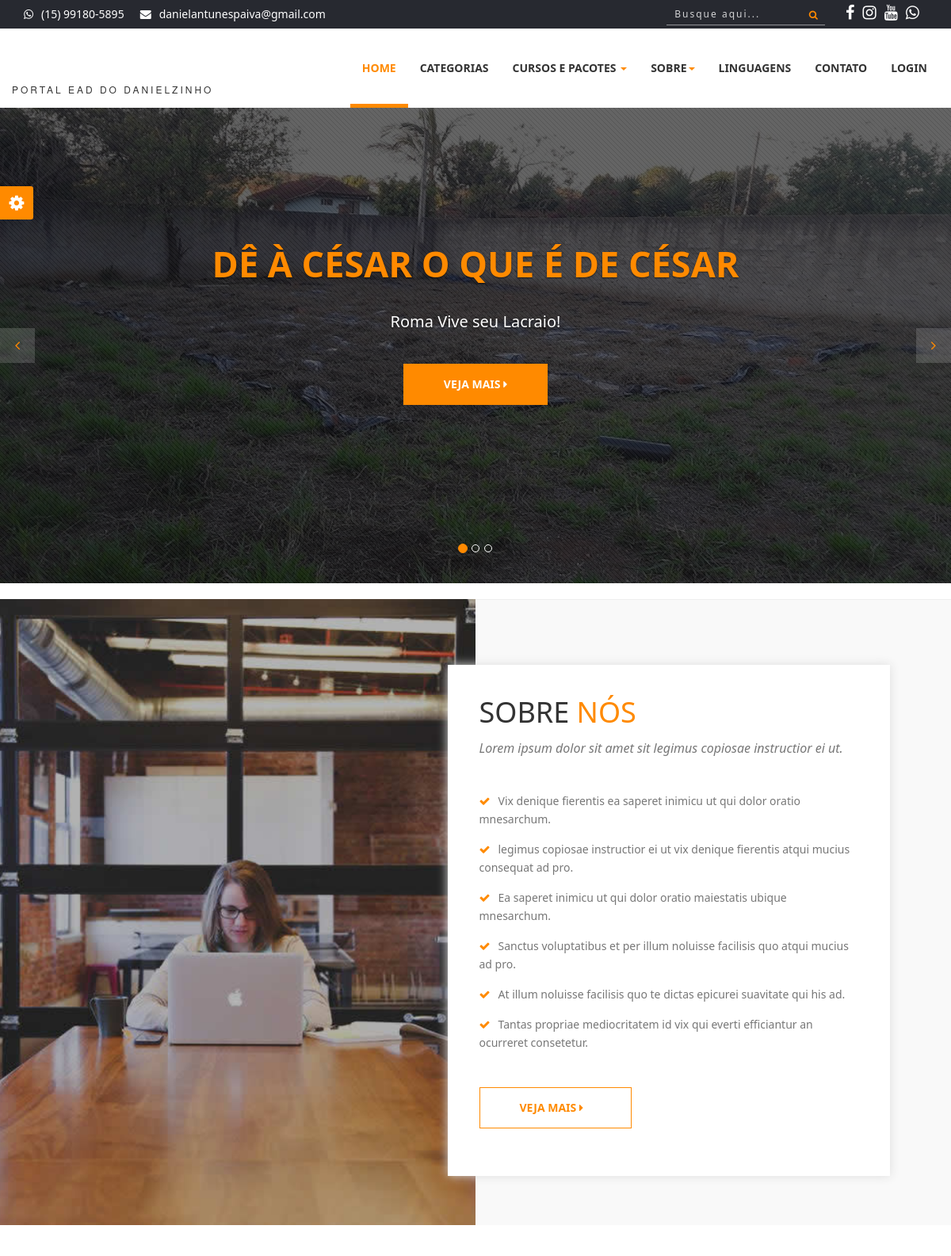
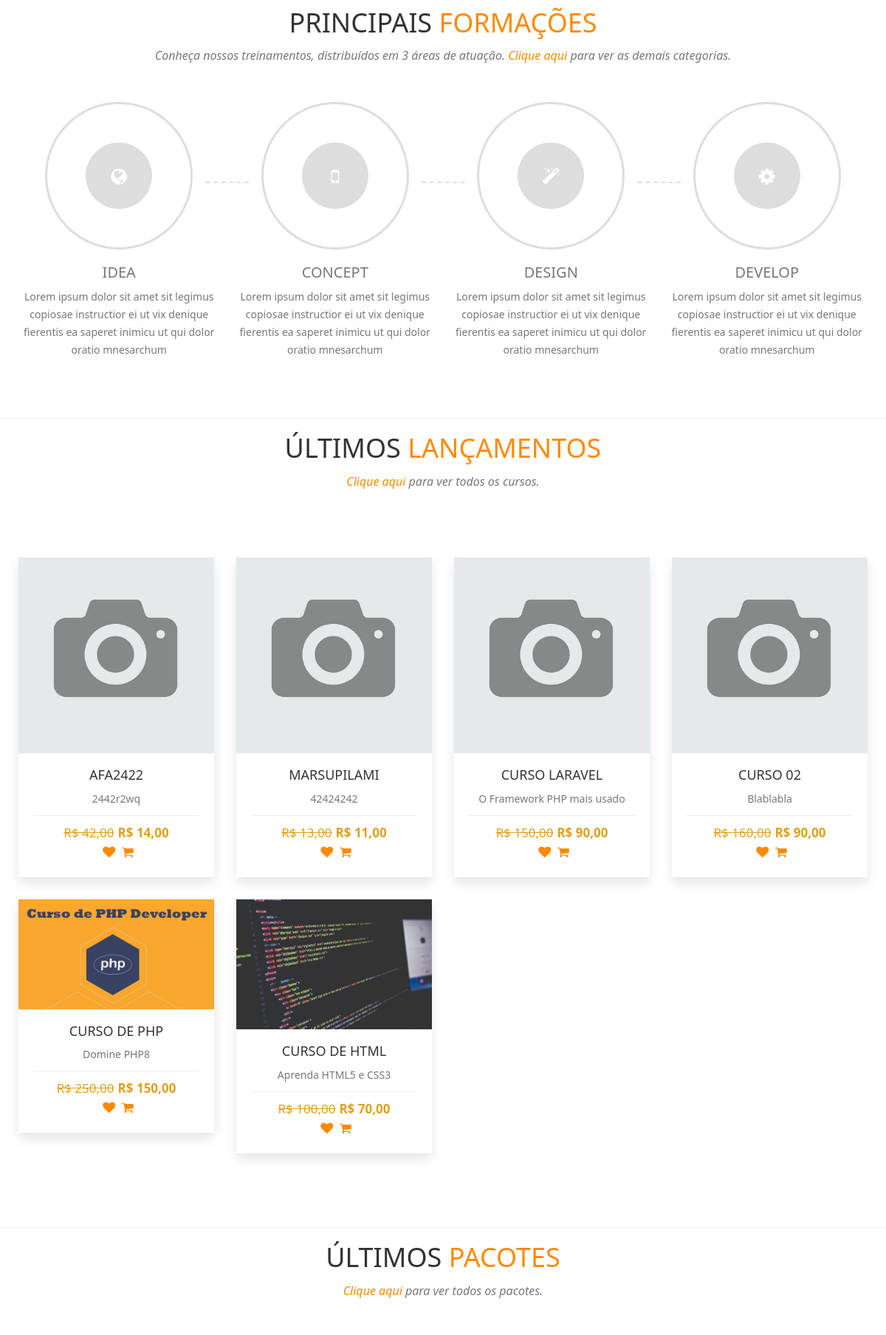
The page / (upper part) on the database its author committed (2 pictures, top to bottom).
### tables this page shows
CREATE TABLE `config` (
  `id` int(11) NOT NULL,
  `nome_sistema` varchar(50) NOT NULL,
  `email_sistema` varchar(50) NOT NULL,
  `tel_sistema` varchar(20) NOT NULL,
  `cnpj_sistema` varchar(25) DEFAULT NULL,
  `tipo_chave_pix` varchar(25) DEFAULT NULL,
  `chave_pix` varchar(100) DEFAULT NULL,
  `logo` varchar(20) NOT NULL,
  `icone` varchar(20) NOT NULL,
  `logo_rel` varchar(20) NOT NULL,
  `qrcode_pix` varchar(20) DEFAULT NULL,
  `facebook` varchar(120) DEFAULT NULL,
  `instagram` varchar(120) DEFAULT NULL,
  `youtube` varchar(120) DEFAULT NULL,
  `itens_pag` int(11) NOT NULL,
  `video_sobre` varchar(100) NOT NULL,
  `itens_relacionados` int(11) NOT NULL,
  `aulas_liberadas` int(11) NOT NULL,
  `desconto_pix` int(11) NOT NULL,
  `email_adm_mat` varchar(5) DEFAULT NULL,
  `cartoes_fidelidade` int(11) NOT NULL,
  `taxa_boleto` decimal(8,2) NOT NULL,
  `taxa_mp` decimal(8,2) NOT NULL,
  `taxa_paypal` decimal(8,2) NOT NULL,
  `valor_max_cartao` decimal(8,2) NOT NULL,
  `total_emails_por_envio` int(11) NOT NULL,
  `intervalo_envio_email` int(11) NOT NULL,
  `script_dia` date DEFAULT NULL,
  `dias_email_matricula` int(11) NOT NULL,
  `dias_excluir_matricula` int(11) NOT NULL
);

CREATE TABLE `banner_index` (
  `id` int(11) NOT NULL,
  `foto` varchar(100) NOT NULL,
  `link` varchar(60) NOT NULL,
  `titulo` varchar(50) NOT NULL,
  `descricao` varchar(160) NOT NULL,
  `ativo` varchar(5) NOT NULL
);

CREATE TABLE `cursos` (
  `id` int(11) NOT NULL,
  `nome` varchar(50) NOT NULL,
  `desc_rapida` varchar(60) NOT NULL,
  `desc_longa` text NOT NULL,
  `valor` decimal(8,2) NOT NULL,
  `professor` int(11) NOT NULL,
  `categoria` int(11) NOT NULL,
  `imagem` varchar(100) NOT NULL,
  `status` varchar(20) NOT NULL,
  `carga` int(11) NOT NULL,
  `mensagem` varchar(255) NOT NULL,
  `arquivo` varchar(150) NOT NULL,
  `ano` int(11) NOT NULL,
  `palavras` varchar(255) NOT NULL,
  `grupo` int(11) NOT NULL,
  `nome_url` varchar(150) NOT NULL,
  `pacote` varchar(100) NOT NULL,
  `sistema` varchar(5) NOT NULL,
  `link` varchar(150) NOT NULL,
  `tecnologias` varchar(150) NOT NULL,
  `promocao` decimal(8,2) NOT NULL,
  `matriculas` int(11) NOT NULL
);

### index.php (the view, shortened to what the rows shown need)
<?php
require_once('cabecalho.php');
$query = $pdo->query("SELECT * FROM banner_index WHERE ativo = 'Sim' ORDER BY id desc");
$res = $query->fetchAll(PDO::FETCH_ASSOC);
$total_reg = @count($res);
if ($total_reg > 0) {
?>
<div id="myCarousel" class="carousel slide">
        <div class="carousel-inner">
            <?php
            for ($i = 0; $i < $total_reg; $i++) {
                $titulo = $res[$i]['titulo'];
                $link = $res[$i]['link'];
                $descricao = $res[$i]['descricao'];
                $foto = $res[$i]['foto'];
                $classe_ativo = '';
                if ($i == 0) {
                    $classe_ativo = 'active';
                }
            ?>
                <div class="item <?php echo $classe_ativo ?>">
                    <div class="fill" style="background-image:url('sistema/painel-admin/img/banners/<?php echo $foto ?>');"></div>
                    <div class="carousel-caption slide-up">
                        <h1 class="banner_heading"><span><?php echo $titulo ?></span></h1>
                        <p class="banner_txt"><?php echo $descricao ?></p>
                        <div class="slider_btn">
                            <a href="<?php echo $link ?>" type="button" class="btn btn-default slide">Veja Mais <i class="fa fa-caret-right"></i></a>
                        </div>
                    </div>
                </div>
            <?php
            }
            ?>
        </div>
    </div>
<?php
}
?>
<section id="about">
    <div class="container-fluid">
        <div class="col-md-7 col-md-offset-5 col-sm-8 col-sm-offset-2 col-xs-12 text-inner ">
            <div class="text-block">
                <div class="section-heading">
                    <h1>SOBRE <span>NÓS</span></h1>
                </div>
            </div>
        </div>
    </div>
</section>
<section id="process">
    <div class="container">
        <div class="section-heading text-center">
            <div class="col-md-12 col-xs-12">
                <h1>Principais <span>Formações</span></h1>
            </div>
        </div>
    </div>
</section>
<?php
$query = $pdo->query("SELECT * FROM cursos WHERE status = 'Aprovado' AND sistema = 'Não' ORDER BY id desc limit 7");
$res = $query->fetchAll(PDO::FETCH_ASSOC);
$total_reg = @count($res);
if ($total_reg > 0) {
?>
<div class="section-heading text-center">
            <div class="col-md-12 col-xs-12">
                <h1>Últimos <span>Lançamentos</span></h1>
            </div>
        </div>
    <section id="portfolio">
        <div class="row" style="margin-left:10px; margin-right:10px; margin-top:-10px;">
            <?php
            for ($i = 0; $i < $total_reg; $i++) {
                $nome = $res[$i]['nome'];
                $desc_rapida = $res[$i]['desc_rapida'];
                $valor = $res[$i]['valor'];
                $promocao = $res[$i]['promocao'];
                $foto = $res[$i]['imagem'];
                $url = $res[$i]['nome_url'];
                $valorF = number_format($valor, 2, ',', '.',);
                $promocaoF = number_format($promocao, 2, ',', '.',);
            ?>
                <div class="col-xs-12 col-sm-6 col-md-3 col-lg-3 portfolio-item">
                    <div class="portfolio-one">
                        <div class="portfolio-head">
                            <div class="portfolio-img"><img alt="" src="sistema/painel-admin/img/cursos/<?php echo $foto ?>"></div>
                        </div>
                        <div class="portfolio-content" align="center">
                            <a href="curso-de-<?php echo $url ?>" title="Detalhes do Curso">
                                <h5 class="title"><?php echo $nome ?></h5>
                                <p style="margin-top:0px;"><?php echo $desc_rapida ?></p>
                            </a>
                            <div class="product-bottom-details">
                                <?php
                                if ($promocao > 0) {
                                ?>
                                    <div class="product-price"><small>R$ <?php echo $valorF ?></small>R$ <?php echo $promocaoF ?></div>
                                <?php } else { ?>
                                    <div class="product-price">R$ <?php echo $valorF ?></div>
                                <?php } ?>
                                <div class="product-links">
                                    <a href=""><i class="fa fa-heart"></i></a>
                                    <a href=""><i class="fa fa-shopping-cart"></i></a>
                                </div>
                            </div>
                        </div>
                    </div>
                </div>
            <?php
            }
            ?>
        </div>
    </section>
<?php
}
?>
<?php
$query = $pdo->query("SELECT * FROM pacotes ORDER BY id desc limit 4");
$res = $query->fetchAll(PDO::FETCH_ASSOC);
$total_reg = @count($res);
if ($total_reg > 0) {
?>
<div class="section-heading text-center">
            <div class="col-md-12 col-xs-12">
                <h1>Últimos <span>Pacotes</span></h1>
            </div>
        </div>
<?php
}
?>
<?php
require_once('rodape.php');
?>

### cabecalho.php (shortened to what the rows shown need)
<?php
require_once('sistema/conexao.php');
?>
<!DOCTYPE html>
<html>
<head>
    <link rel="stylesheet" href="https://cdnjs.cloudflare.com/ajax/libs/font-awesome/4.5.0/css/font-awesome.min.css">
    <link rel="stylesheet" href="scss/main.css">
    <link rel="stylesheet" href="scss/skin.css">
    <link rel="stylesheet" href="scss/card.css">
    <link rel="stylesheet" href="scss/curso.css">
</head>
<body id="wrapper">
    <section id="top-header">
        <div class="container">
            <div class="row">
                <div class="col-md-7 col-sm-7 col-xs-7 top-header-links">
                    <ul class="contact_links">
                        <li><i class="fa fa-envelope"></i><a href="#"><?php echo $email_sistema ?></a></li>
                    </ul>
                </div>
            </div>
        </div>
    </section>
    <header>
        <nav class="navbar navbar-inverse" style="z-index: 1000">
            <div class="container">
                <div class="row">
                    <div class="navbar-header">
                        <a class="navbar-brand" href="./">
                            <h1> <img src="sistema/img/logo.png" alt="" width="60px">
                            </h1><span><?php echo $nome_sistema ?></span>
                        </a>
                    </div>
                </div>
            </div>
        </nav>
    </header>
    <div id="area-conteudo">

### rows shown on the page
config: email_sistema "danielantunespaiva@gmail.com", nome_sistema "PORTAL EAD DO DANIELZINHO"
banner_index: foto (picture), titulo "DÊ À CÉSAR O QUE É DE CÉSAR", descricao "Roma Vive seu Lacraio!"
cursos: imagem (picture), nome "AFA2422", desc_rapida "2442r2wq", valor "42,00", promocao "14,00"
cursos: imagem (picture), nome "MARSUPILAMI", desc_rapida "42424242", valor "13,00", promocao "11,00"
cursos: imagem (picture), nome "CURSO LARAVEL", desc_rapida "O Framework PHP mais usado", valor "150,00", promocao "90,00"
cursos: imagem (picture), nome "CURSO 02", desc_rapida "Blablabla", valor "160,00", promocao "90,00"
cursos: imagem (picture), nome "CURSO DE PHP", desc_rapida "Domine PHP8", valor "250,00", promocao "150,00"
cursos: imagem (picture), nome "CURSO DE HTML", desc_rapida "Aprenda HTML5 e CSS3", valor "100,00", promocao "70,00"

### other values the page prints
$tel_sistema "(15) 99180-5895"
$login "LOGIN"
$total_reg "3"
